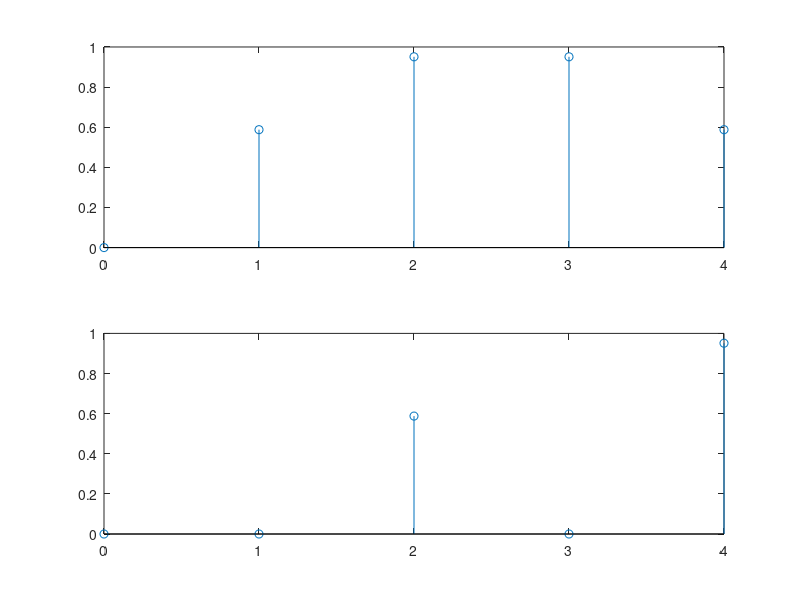

Recreate this plot in MATLAB.
close all
clear all
clc
N=5;
L=2;
fo=0.1;
n=0:N-1;
x=sin(2*pi*fo*n);

y=zeros(1,L*length(x));
y([1:L:length(y)])=x;

subplot(211)
stem(n,x)
subplot(212)
stem(n,y(1:length(x)));